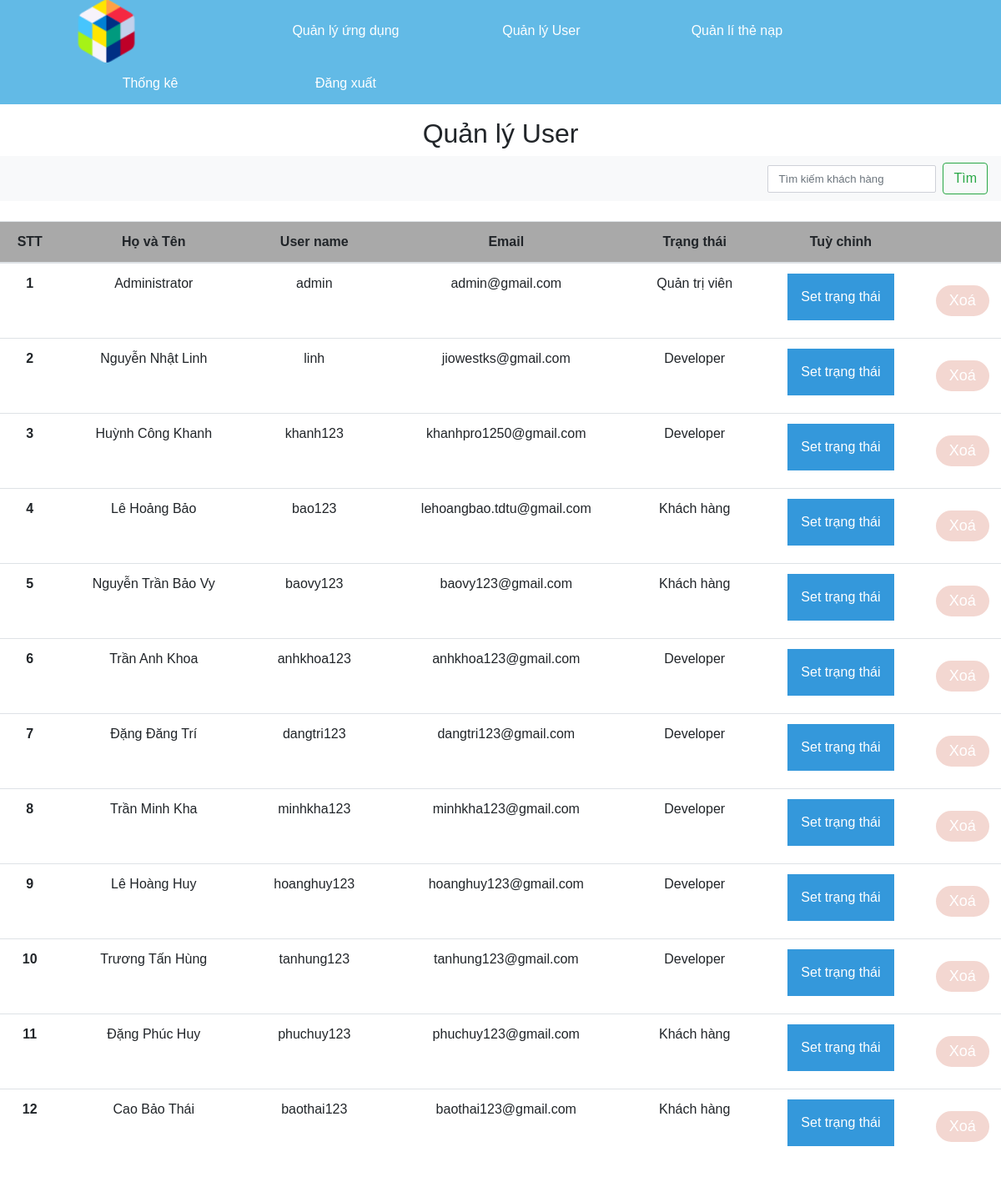
Page /quanly/quanlykhachhang.php (signed in) on the committed database.
### tables this page shows
CREATE TABLE `khachhang` (
  `MSKH` varchar(5) NOT NULL,
  `Username` varchar(20) NOT NULL,
  `Password` varchar(1000) NOT NULL,
  `HoTenKH` varchar(100) NOT NULL,
  `Email` varchar(100) NOT NULL,
  `SoDienThoai` varchar(10) NOT NULL,
  `NgaySinh` date DEFAULT NULL,
  `DiaChi` varchar(200) NOT NULL,
  `trangthai` int(2) NOT NULL DEFAULT 0,
  `SoDu` int(20) NOT NULL DEFAULT 0
);

### quanly/quanlykhachhang.php (the view, shortened to what this page needs)
<!DOCTYPE html>
<html lang="en">
<head>
    <link rel="stylesheet" href="https://maxcdn.bootstrapcdn.com/bootstrap/4.0.0/css/bootstrap.min.css"
>
    <link rel="stylesheet" href="https://use.fontawesome.com/releases/v5.6.3/css/all.css">
    <link rel="stylesheet" href="../style.css">
</head>
<body class="admin qlkh">
    <div class="header-panel">
        <ul class="header-ul">
            <li><a class="logo" href="admin.php"><img src="../logo3.png"></a></li>
            <li><a href="admin.php">Quản lý ứng dụng</a></li>
            <li><a href="quanlykhachhang.php">Quản lý User</a></li>
            <li><a href="quanlythenap.php">Quản lí thẻ nạp</a></li>
            <li class="nav-item active"><a id="thongke" href="thongke.php">Thống kê</a></li>
            <li class="nav-item active"><a id="logout" href="../dangnhap/logout.php">Đăng xuất</a></li>
        </ul>
    </div>
    <h2 >Quản lý User</h2>
    <nav class="navbar navbar-light bg-light">
        <form class="form-inline" method="post">
            <input class="form-control mr-sm-2" type="search" placeholder="Tìm kiếm khách hàng" name="tukhoa">
            <button class="btn btn-outline-success my-2 my-sm-0" type="submit" name="search">Tìm</button>
        </form>
    </nav>
    <br>
    <?php
            include "ketnoi.php";
            if (isset($_POST['search'])){
                $tukhoa = $_POST['tukhoa'];
                $sql = "SELECT * FROM khachhang WHERE HoTenKH LIKE '%$tukhoa%'";
            }else{
                $sql = "SELECT * FROM khachhang";
            }
            $query = mysqli_query($conn,$sql);
        ?>
    <table class="table table-hover" cellpadding="10">
        <thead>
            <tr class="head-table">
                <th scope="col">STT</th>
                <th scope="col">Họ và Tên</th>
                <th scope="col">User name</th>
                <th scope="col">Email</th>
                <th scope="col">Trạng thái</th>
                <th scope="col">Tuỳ chỉnh</th>
                <th></th>
            </tr>
        </thead>
        <tbody>
            <?php
                $stt =1;
            while ($row = mysqli_fetch_array($query)){
            ?>
            <tr class="body-table">
                <th scope="row"><?=$stt;?></th>
                <td><?=$row['HoTenKH']; ?></td>
                <td><?=$row['Username']; ?></td>
                <td><?=$row['Email']; ?></td>
                <?php
                    if($row['trangthai']==='2'){
                        echo '<td>Quản trị viên</td>';
                    }else if($row['trangthai']==='1'){
                        echo '<td>Developer</td>';
                    }else if($row['trangthai']==='-1'){
                        echo '<td>Tài khoản bị vô hiệu hóa</td>';
                    }else echo '<td>Khách hàng</td>';
                ?>
                <td>
                    <div class="dropdown">
                        <button onclick=<?php echo'"myFunction'.$stt.'()"'?> class="dropbtn">Set trạng thái</button>
                    </div>
                </td>
                <td><a href="deleteUser.php?MSKH=<?php echo $row['MSKH']; ?>"><button type="button"
                            class="btn btn-app">Xoá</button></a></td>
            </tr>
            <?php $stt ++; } ?>
        </tbody>
    </table>
</body>
</html>

### style.css (style rules this page uses)
* { font-family: "Comic Sans MS", cursive, sans-serif; }
.dropdown { display: inline-block; }
::placeholder { color: rgb(0, 0, 0); }
.navbar { background-color: #62bae6; }
.btn-app { background: rgb(243, 215, 209); width: 100%; border: 2px solid #fff; color: #fff; padding: 5px; font-size: 18px; cursor: pointer; margin: 12px 0; border-radius: 30px; background-color:rgb(243, 215, 209); padding: 5px 5px; -webkit-transition: all 0.5s; -o-transition: all 0.5s; transition: all 0.5s; }
.admin { font-family: sans-serif; margin: 0; padding: 0; }
.admin .header-panel ul { background-color: #62bae6; list-style-type: none; text-align: left; overflow: hidden; width: 100%; }
.admin .header-panel li { color: white; display: inline-block; width: 180px; height: auto; line-height: 50px; outline-width: 100px; margin-left: 50px; text-align: center; }
.admin .header-panel a { text-decoration: none; color: #fff; display: block; }
.admin h2 { text-align: center; font-family: sans-serif; }
.admin .logo { width:75px; }
.admin .logo img { width:75px; height:75px; }
.head-table { background-color: darkgray; text-align: center; }
.body-table { text-align: center; }
.qlkh .dropbtn { background-color: #3498DB; color: white; padding: 16px; font-size: 16px; border: none; cursor: pointer; }
.qlkh .dropdown { position: relative; display: inline-block; }
.form-control { border: 1px solid #cfd1d8; -webkit-border-radius: 2px; -moz-border-radius: 2px; border-radius: 2px; font-size: .825rem; background: #ffffff; color: #2e323c; }

### rows in the picture
khachhang: HoTenKH "Administrator", Username "admin", Email "admin@gmail.com", trangthai "Quản trị viên"
khachhang: HoTenKH "Nguyễn Nhật Linh", Username "linh", Email "jiowestks@gmail.com", trangthai "Developer"
khachhang: HoTenKH "Huỳnh Công Khanh", Username "khanh123", Email "khanhpro1250@gmail.com", trangthai "Developer"
khachhang: HoTenKH "Lê Hoảng Bảo", Username "bao123", Email "lehoangbao.tdtu@gmail.com", trangthai "Khách hàng"
khachhang: HoTenKH "Nguyễn Trần Bảo Vy", Username "baovy123", Email "baovy123@gmail.com", trangthai "Khách hàng"
khachhang: HoTenKH "Trần Anh Khoa", Username "anhkhoa123", Email "anhkhoa123@gmail.com", trangthai "Developer"
khachhang: HoTenKH "Đặng Đăng Trí", Username "dangtri123", Email "dangtri123@gmail.com", trangthai "Developer"
khachhang: HoTenKH "Trần Minh Kha", Username "minhkha123", Email "minhkha123@gmail.com", trangthai "Developer"
khachhang: HoTenKH "Lê Hoàng Huy", Username "hoanghuy123", Email "hoanghuy123@gmail.com", trangthai "Developer"
khachhang: HoTenKH "Trương Tấn Hùng", Username "tanhung123", Email "tanhung123@gmail.com", trangthai "Developer"
khachhang: HoTenKH "Đặng Phúc Huy", Username "phuchuy123", Email "phuchuy123@gmail.com", trangthai "Khách hàng"
khachhang: HoTenKH "Cao Bảo Thái", Username "baothai123", Email "baothai123@gmail.com", trangthai "Khách hàng"
